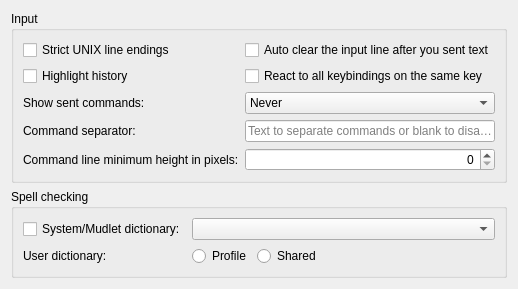
     <widget class="QWidget" name="tab_inputLine">
      <property name="sizePolicy">
       <sizepolicy hsizetype="Expanding" vsizetype="Expanding">
        <horstretch>0</horstretch>
        <verstretch>0</verstretch>
       </sizepolicy>
      </property>
      <attribute name="title">
       <string>Input line</string>
      </attribute>
      <layout class="QVBoxLayout" name="vBoxLayout_tab_inputline" stretch="0,0,0">
       <item>
        <widget class="QGroupBox" name="groupBox_input">
         <property name="enabled">
          <bool>true</bool>
         </property>
         <property name="title">
          <string>Input</string>
         </property>
         <layout class="QGridLayout" name="gridLayout_groupBox_input">
          <item row="0" column="0">
           <widget class="QCheckBox" name="USE_UNIX_EOL">
            <property name="sizePolicy">
             <sizepolicy hsizetype="MinimumExpanding" vsizetype="Fixed">
              <horstretch>0</horstretch>
              <verstretch>0</verstretch>
             </sizepolicy>
            </property>
            <property name="toolTip">
             <string>&lt;p&gt;Use strict UNIX line endings on commands for old UNIX servers that can't handle windows line endings correctly.&lt;/p&gt;</string>
            </property>
            <property name="text">
             <string>Strict UNIX line endings</string>
            </property>
           </widget>
          </item>
          <item row="0" column="1">
           <widget class="QCheckBox" name="auto_clear_input_line_checkbox">
            <property name="sizePolicy">
             <sizepolicy hsizetype="MinimumExpanding" vsizetype="Fixed">
              <horstretch>0</horstretch>
              <verstretch>0</verstretch>
             </sizepolicy>
            </property>
            <property name="text">
             <string>Auto clear the input line after you sent text</string>
            </property>
           </widget>
          </item>
          <item row="1" column="0">
           <widget class="QCheckBox" name="checkBox_highlightHistory">
            <property name="sizePolicy">
             <sizepolicy hsizetype="MinimumExpanding" vsizetype="Fixed">
              <horstretch>0</horstretch>
              <verstretch>0</verstretch>
             </sizepolicy>
            </property>
            <property name="toolTip">
             <string>&lt;p&gt;Highlights your input line text when scrolling through your history for easy cancellation.&lt;/p&gt;</string>
            </property>
            <property name="text">
             <string>Highlight history</string>
            </property>
           </widget>
          </item>
          <item row="1" column="1">
           <widget class="QCheckBox" name="checkBox_runAllKeyBindings">
            <property name="sizePolicy">
             <sizepolicy hsizetype="MinimumExpanding" vsizetype="Fixed">
              <horstretch>0</horstretch>
              <verstretch>0</verstretch>
             </sizepolicy>
            </property>
            <property name="toolTip">
             <string>&lt;p&gt;Check all Key-bindings against key-presses.&lt;/p&gt;&lt;p&gt;&lt;i&gt;Versions of Mudlet prior to &lt;b&gt;3.9.0&lt;/b&gt; would stop checking after the first matching combination of&lt;/i&gt; KeyCode &lt;i&gt;and&lt;/i&gt; KeyModifier &lt;i&gt;was found and then send the command and/or run the script of that Key-binding only.  This&lt;/i&gt; per-profile &lt;i&gt;option tells Mudlet to check and run the remaining matches; but, to retain compatibility with previous versions, defaults to the &lt;b&gt;un&lt;/b&gt;-checked state.&lt;/i&gt;&lt;/p&gt;</string>
            </property>
            <property name="text">
             <string>React to all keybindings on the same key</string>
            </property>
           </widget>
          </item>
          <item row="2" column="0">
           <widget class="QLabel" name="label_show_sent_text">
            <property name="text">
             <string>Show sent commands:</string>
            </property>
            <property name="buddy">
             <cstring>show_sent_text_combobox</cstring>
            </property>
           </widget>
          </item>
          <item row="2" column="1">
           <widget class="QComboBox" name="show_sent_text_combobox">
            <property name="sizePolicy">
             <sizepolicy hsizetype="MinimumExpanding" vsizetype="Fixed">
              <horstretch>0</horstretch>
              <verstretch>0</verstretch>
             </sizepolicy>
            </property>
            <property name="toolTip">
             <string>&lt;p&gt;Controls how sent commands are echoed in the display box:&lt;/p&gt;
&lt;ul&gt;
&lt;li&gt;&lt;b&gt;Never&lt;/b&gt;: Commands are never shown regardless of script settings&lt;/li&gt;
&lt;li&gt;&lt;b&gt;Script controlled&lt;/b&gt;: Scripts can control visibility using send(cmd, true/false)&lt;/li&gt;
&lt;li&gt;&lt;b&gt;Always&lt;/b&gt;: Commands are always shown regardless of script settings&lt;/li&gt;
&lt;/ul&gt;
&lt;p&gt;&lt;i&gt;This can be disabled by the game server if it negotiates to use the telnet ECHO option.&lt;/i&gt;&lt;/p&gt;</string>
            </property>
            <item>
             <property name="text">
              <string>Never</string>
             </property>
            </item>
            <item>
             <property name="text">
              <string>Script controlled</string>
             </property>
            </item>
            <item>
             <property name="text">
              <string>Always</string>
             </property>
            </item>
           </widget>
          </item>
          <item row="3" column="0">
           <widget class="QLabel" name="label_commandSeparator">
            <property name="text">
             <string>Command separator:</string>
            </property>
            <property name="buddy">
             <cstring>command_separator_lineedit</cstring>
            </property>
           </widget>
          </item>
          <item row="3" column="1">
           <widget class="QLineEdit" name="command_separator_lineedit">
            <property name="sizePolicy">
             <sizepolicy hsizetype="MinimumExpanding" vsizetype="Fixed">
              <horstretch>0</horstretch>
              <verstretch>0</verstretch>
             </sizepolicy>
            </property>
            <property name="placeholderText">
             <string>Text to separate commands or blank to disable</string>
            </property>
           </widget>
          </item>
          <item row="4" column="0">
           <widget class="QLabel" name="label_commandLineMinimumHeight">
            <property name="text">
             <string>Command line minimum height in pixels:</string>
            </property>
            <property name="buddy">
             <cstring>commandLineMinimumHeight</cstring>
            </property>
           </widget>
          </item>
          <item row="4" column="1">
           <widget class="QSpinBox" name="commandLineMinimumHeight">
            <property name="sizePolicy">
             <sizepolicy hsizetype="Preferred" vsizetype="Preferred">
              <horstretch>0</horstretch>
              <verstretch>0</verstretch>
             </sizepolicy>
            </property>
            <property name="alignment">
             <set>Qt::AlignmentFlag::AlignRight|Qt::AlignmentFlag::AlignTrailing|Qt::AlignmentFlag::AlignVCenter</set>
            </property>
            <property name="maximum">
             <number>300</number>
            </property>
           </widget>
          </item>
         </layout>
        </widget>
       </item>
       <item>
        <widget class="QGroupBox" name="groupBox_spellCheck">
         <property name="toolTip">
          <string notr="true"/>
         </property>
         <property name="title">
          <string>Spell checking</string>
         </property>
         <layout class="QGridLayout" name="gridLayout_groupBox_spellCheck">
          <item row="0" column="0">
           <widget class="QCheckBox" name="checkBox_spellCheck">
            <property name="toolTip">
             <string>&lt;p&gt;This option controls spell-checking on the command line in the main console for this profile.&lt;/p&gt;</string>
            </property>
            <property name="text">
             <string>System/Mudlet dictionary:</string>
            </property>
           </widget>
          </item>
          <item row="0" column="1" colspan="4">
           <widget class="QComboBox" name="comboBox_dictionary">
            <property name="sizePolicy">
             <sizepolicy hsizetype="MinimumExpanding" vsizetype="Fixed">
              <horstretch>0</horstretch>
              <verstretch>0</verstretch>
             </sizepolicy>
            </property>
           </widget>
          </item>
          <item row="2" column="0">
           <widget class="QLabel" name="label_radioButton_userDictionary">
            <property name="sizePolicy">
             <sizepolicy hsizetype="Minimum" vsizetype="Preferred">
              <horstretch>0</horstretch>
              <verstretch>0</verstretch>
             </sizepolicy>
            </property>
            <property name="text">
             <string>User dictionary: </string>
            </property>
           </widget>
          </item>
          <item row="2" column="1">
           <widget class="QRadioButton" name="radioButton_userDictionary_profile">
            <property name="toolTip">
             <string>&lt;p&gt;A user dictionary specific to this profile will be available. This will be on the command line (words which are in it will appear with a dashed cyan underline) and in the lua sub-system.&lt;/p&gt;</string>
            </property>
            <property name="text">
             <string>Profile</string>
            </property>
           </widget>
          </item>
          <item row="2" column="2">
           <widget class="QRadioButton" name="radioButton_userDictionary_common">
            <property name="toolTip">
             <string>&lt;p&gt;A user dictionary that is shared between all profiles (which have this option selected) will be available. This will be on the command line (words which are in it will appear with a dashed cyan underline) and in the lua sub-system.&lt;/p&gt;</string>
            </property>
            <property name="text">
             <string>Shared</string>
            </property>
           </widget>
          </item>
          <item row="2" column="4">
           <spacer name="horizontalSpacer_radioButtons_userDictionary">
            <property name="orientation">
             <enum>Qt::Orientation::Horizontal</enum>
            </property>
            <property name="sizeHint" stdset="0">
             <size>
              <width>40</width>
              <height>20</height>
             </size>
            </property>
           </spacer>
          </item>
         </layout>
        </widget>
       </item>
       <item>
        <spacer name="verticalSpacer_inputLine">
         <property name="orientation">
          <enum>Qt::Orientation::Vertical</enum>
         </property>
         <property name="sizeHint" stdset="0">
          <size>
           <width>0</width>
           <height>0</height>
          </size>
         </property>
        </spacer>
       </item>
      </layout>
     </widget>
